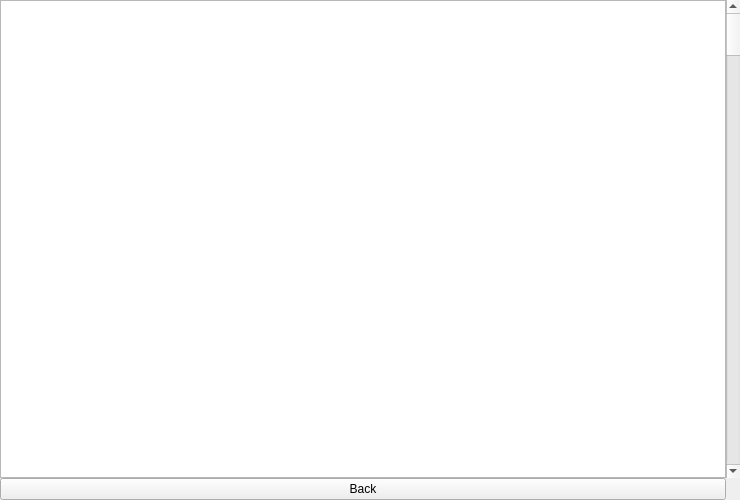
<?xml version="1.0" encoding="UTF-8"?>
<ui version="4.0">
 <class>Form</class>
 <widget class="QWidget" name="Form">
  <property name="geometry">
   <rect>
    <x>0</x>
    <y>0</y>
    <width>740</width>
    <height>500</height>
   </rect>
  </property>
  <property name="windowTitle">
   <string>Form</string>
  </property>
  <property name="styleSheet">
   <string notr="true"/>
  </property>
  <layout class="QGridLayout" name="gridLayout">
   <property name="leftMargin">
    <number>0</number>
   </property>
   <property name="topMargin">
    <number>0</number>
   </property>
   <property name="rightMargin">
    <number>0</number>
   </property>
   <property name="bottomMargin">
    <number>0</number>
   </property>
   <property name="spacing">
    <number>0</number>
   </property>
   <item row="1" column="0">
    <widget class="QPushButton" name="pb_back">
     <property name="text">
      <string>Back</string>
     </property>
    </widget>
   </item>
   <item row="0" column="0">
    <widget class="QListWidget" name="listWidget">
     <property name="editTriggers">
      <set>QAbstractItemView::NoEditTriggers</set>
     </property>
     <property name="showDropIndicator" stdset="0">
      <bool>false</bool>
     </property>
     <property name="dragDropMode">
      <enum>QAbstractItemView::NoDragDrop</enum>
     </property>
     <property name="movement">
      <enum>QListView::Static</enum>
     </property>
     <property name="isWrapping" stdset="0">
      <bool>true</bool>
     </property>
     <property name="resizeMode">
      <enum>QListView::Fixed</enum>
     </property>
     <property name="spacing">
      <number>0</number>
     </property>
     <property name="viewMode">
      <enum>QListView::IconMode</enum>
     </property>
    </widget>
   </item>
   <item row="0" column="1">
    <widget class="QScrollBar" name="verticalScrollBar">
     <property name="orientation">
      <enum>Qt::Vertical</enum>
     </property>
    </widget>
   </item>
  </layout>
 </widget>
 <resources/>
 <connections/>
</ui>
